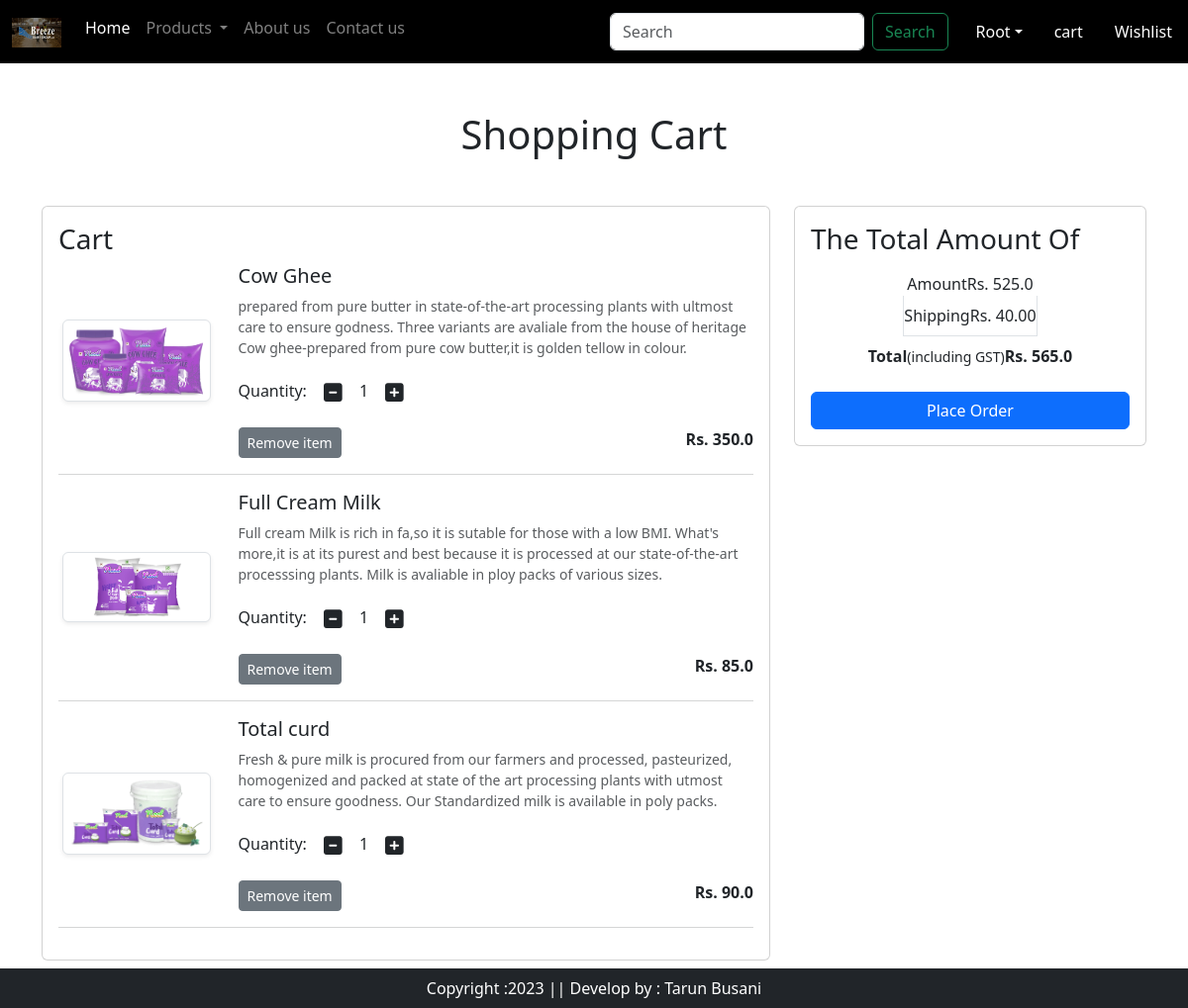
The app's page /cart/ (signed in) with its own data.
### ecommapp/models.py (models this page shows, shortened)
class cart(models.Model):
    user=models.ForeignKey(User,on_delete=models.CASCADE)
    Product=models.ForeignKey(product,on_delete=models.CASCADE)
    quantity=models.PositiveBigIntegerField(default=1)

class product(models.Model):
    title=models.CharField(max_length=100)
    Selling_price=models.FloatField()
    discount_price=models.FloatField()
    description =models.TextField()
    composition=models.TextField(default='')
    prodapp=models.TextField(default='')
    category=models.CharField(choices=CATEGORY_CHOICES,max_length=2)
    product_image=models.ImageField(upload_to='product')

### ecommapp/views.py (the view)
# urls.py: path('cart/',views.show_cart,name='showcart'),
def show_cart(request):
    user=request.user
    Cart=cart.objects.filter(user=user)
    amount=0
    for p in Cart:
        value=p.quantity*p.Product.discount_price
        amount=amount+value
    totalamount= amount+40
    return render(request,'app/addtocart.html',locals())

### ecommapp/templates/app/addtocart.html (shortened to what this page needs)
{% extends 'app/base.html'%}
{% load static %}
{%block main-content %}
<div class="container my-5">
    <div class="row">
     {% if Cart %}
        <h1 class="text-center mb-5">Shopping Cart</h1>
        <div class="col-sm-8">
            <div class="card">
                <div class="card-body">
                <h3>Cart</h3>
                {% for item in Cart %}
                <div class="row">
                    <div class="col-sm-3 text-center align-self-center"><img src="{{item.Product.product_image.url}}" alt="" srcset="" class="img-fluid img-thumbnail shadow-sm" height="150" width="150"></div>
                    <div class="col-sm-9">
                        <div>
                            <h5>{{item.Product.title}}</h5>
                            <p class="mb-2 text-muted small">{{item.Product.description}}</p>
                            <div class="my-3">
                             <label for="quantity">Quantity: </label>
                             <a class="minus-cart btn" pid="{{item.Product.id}}"><i class="fas fa-minus-square fa-lg"></i></a>
                             <span id="quantity">{{item.quantity}}</span>
                             <a class="plus-cart btn" pid="{{item.Product.id}}"><i class="fas fa-plus-square fa-lg"></i></a>
                            </div>
                            <div class="d-flex justify-content-between">
                                <a href="#" class="remove-cart btn btn-sm btn-secondary mr-3" pid="{{item.Product.id}}">Remove item</a>
                                <p class="mb-0"><span><strong>Rs. {{item.Product.discount_price}}</strong></span></p>
                            </div>
                        </div>
                    </div>
                </div>
                <hr class="text-muted">
                {% endfor %}
            </div>
            </div>
        </div>
            <div class="col-sm-4">
            <div class="card">
            <div class="card-body">
                <h3 >The Total Amount Of</h3>
                <ul class="list-group">
                <li class="list-group-item d-flex justify-content-between align-self-center border-0 px-0 pb-0">Amount<span id="amount">Rs. {{amount}}</span></li>
                <li class="list-group-item d-flex justify-content-between align-self-center px-0">Shipping <span> Rs. 40.00</span></li>
                <li class="list-group-item d-flex justify-content-between align-self-center border-0 px-0 mb-3">
                <div>
                    <strong>Total</strong><small>(including GST)</small>
                    </div>
                    <span id="totalamount"><strong>Rs. {{totalamount}}</strong></span>
                </li>
                </ul>
                <div class="d-grid"><a href="{%url 'checkout'%}" class="btn btn-primary">Place Order</a></div>
             </div>
            </div>
            </div>
     {% else %}
    <h1 class="text-center mb-5">Cart is Empty</h1>
    {% endif %}
</div>
</div>
{% endblock main-content %}

### ecommapp/templates/app/base.html (shortened to what this page needs)
<!DOCTYPE html>
{% load static %}
<html lang="en">
<head>
    <link rel="stylesheet" href="https://maxcdn.bootstrapcdn.com/bootstrap/4.5.2/css/bootstrap.min.css">
    <link href="https://cdn.jsdelivr.net/npm/bootstrap@5.3.1/dist/css/bootstrap.min.css" rel="stylesheet">
    <link rel="stylesheet" href="{% static 'app/css/owl.carousel.min.css'%}"/>
    <link rel="stylesheet" href="{% static 'app/css/all.min.css'%}"/>
    <link rel="stylesheet" href="{% static 'app/css/styles.css'%}"/>
</head>
<body>
    <nav class="navbar navbar-expand-lg navbar-dark bg-black">
        <div class="container-fluid">
            <a class="navbar-brand" href="#">
                <img src="{% static 'app/images/log.jpg'%}" width="50" height="30" />
            </a>
            <div class="collapse navbar-collapse" id="navbarSupportedContent">
            <ul class="navbar-nav mr-auto mb-2 mg-lg-0">
             {%if request.user.is_authenticated %}
                <li class="nav-item ">
                <a class="nav-link active" aria-current="page" href="/">Home <span class="sr-only">(current)</span></a>
                </li>
                <li class="nav-item dropdown">
                    <a class="nav-link dropdown-toggle" href="#" id="navbarDropdown" role="button"
                    data-bs-toggle="dropdown" aria-haspopup="true" aria-expanded="false">
                    Products
                    </a>
                </li>
                <li class="nav-item">
                <a class="nav-link " href="{% url 'about' %}">About us</a>
                </li>
                <li class="nav-item">
                    <a class="nav-link " href="{% url 'contact'%}">Contact us</a>
                </li>
            </ul>
            </div>
            <form class="d-flex" role="search">
                <input class="form-control me-2" type="search" placeholder="Search" aria-label="Search">
                <button class="btn btn-outline-success my-2 my-sm-0" type="submit">Search</button>
            </form>
            </div>
            <ul class="navbar-nav me-auto mb-2 mb-lg-0">
                <li class="nav-item dropdown mx-2">
                    <a class="nav-link dropdown-toggle text-white" href="#"
                    id="profileDropdown" role="button" data-bs-toggle="dropdown" aria-expanded="false">{{request.user.username|capfirst}}</a>
                </li>
                <li class="nav-item mx-2">
                    <a href="{%url 'showcart'%}" class="nav-link text-white">cart</a>
                </li>
                <li class="nav-item mx-2">
                    <a href="#" class="nav-link text-white">Wishlist </a>
                </li>
             {%endif%}
            </ul>
     </nav>
    {% block main-content %}{% endblock main-content %}
    <footer class="container-fluid fixed-bottom bg-dark text-center text-white p-2 mt-5">
        Copyright :2023  ||     Develop by : Tarun Busani
    </footer>
</body>
</html>

### records on screen
cart: Product.product_image (picture), Product "Cow Ghee", Product.description "prepared from pure butter in state-of-the-art processing plants with ultmost care to ensure godness. Three variants are avaliale from the house of heritage Cow ghee-prepared from pure cow butter,it is golden tellow in colour.", quantity "1", Product.discount_price "350.0"
cart: Product.product_image (picture), Product "Full Cream Milk", Product.description "Full cream Milk is rich in fa,so it is sutable for those with a low BMI. What's more,it is at its purest and best because it is processed at our state-of-the-art processsing plants. Milk is avaliable in ploy packs of various sizes.", quantity "1", Product.discount_price "85.0"
cart: Product.product_image (picture), Product "Total curd", Product.description "Fresh & pure milk is procured from our farmers and processed, pasteurized, homogenized and packed at state of the art processing plants with utmost care to ensure goodness. Our Standardized milk is available in poly packs.", quantity "1", Product.discount_price "90.0"

### other values on screen
{{ request.user.username|capfirst }} "Root"
{{ amount }} "525.0"
{{ totalamount }} "565.0"
